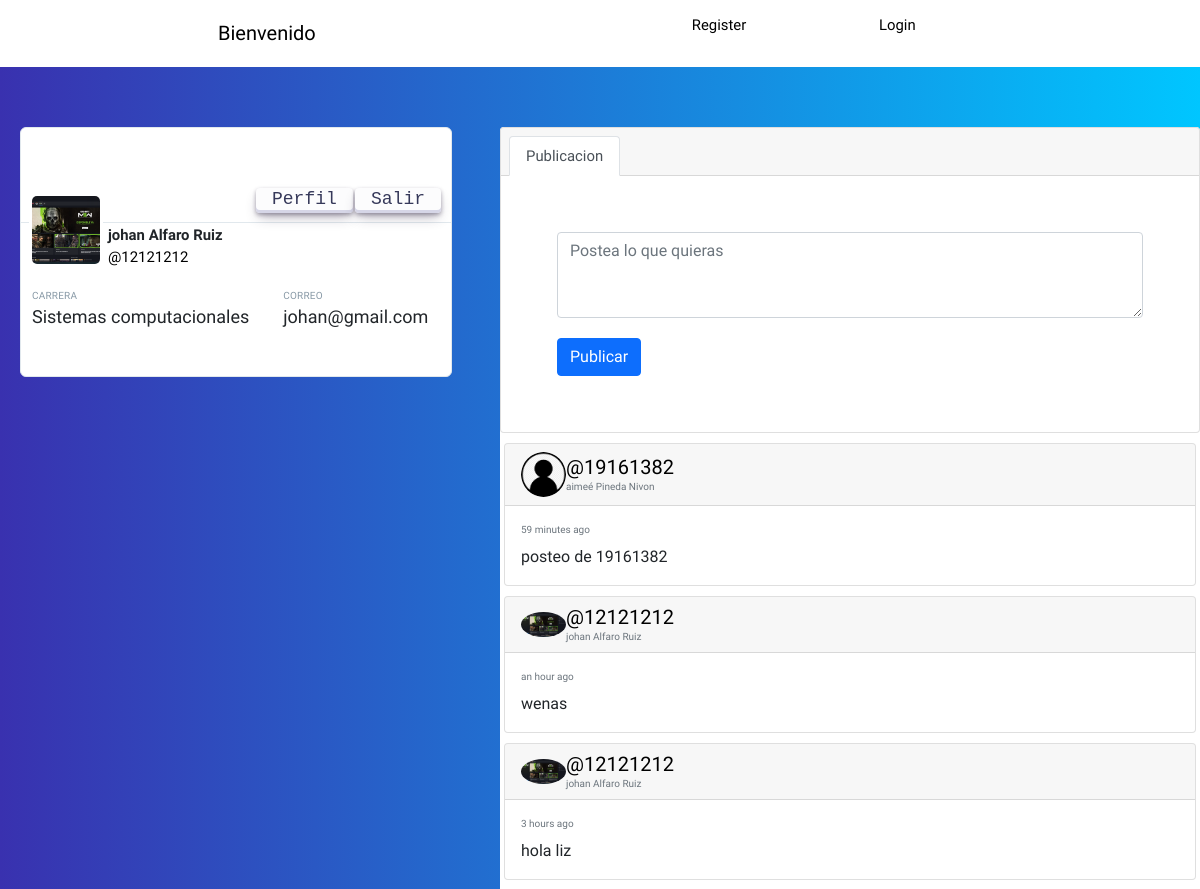
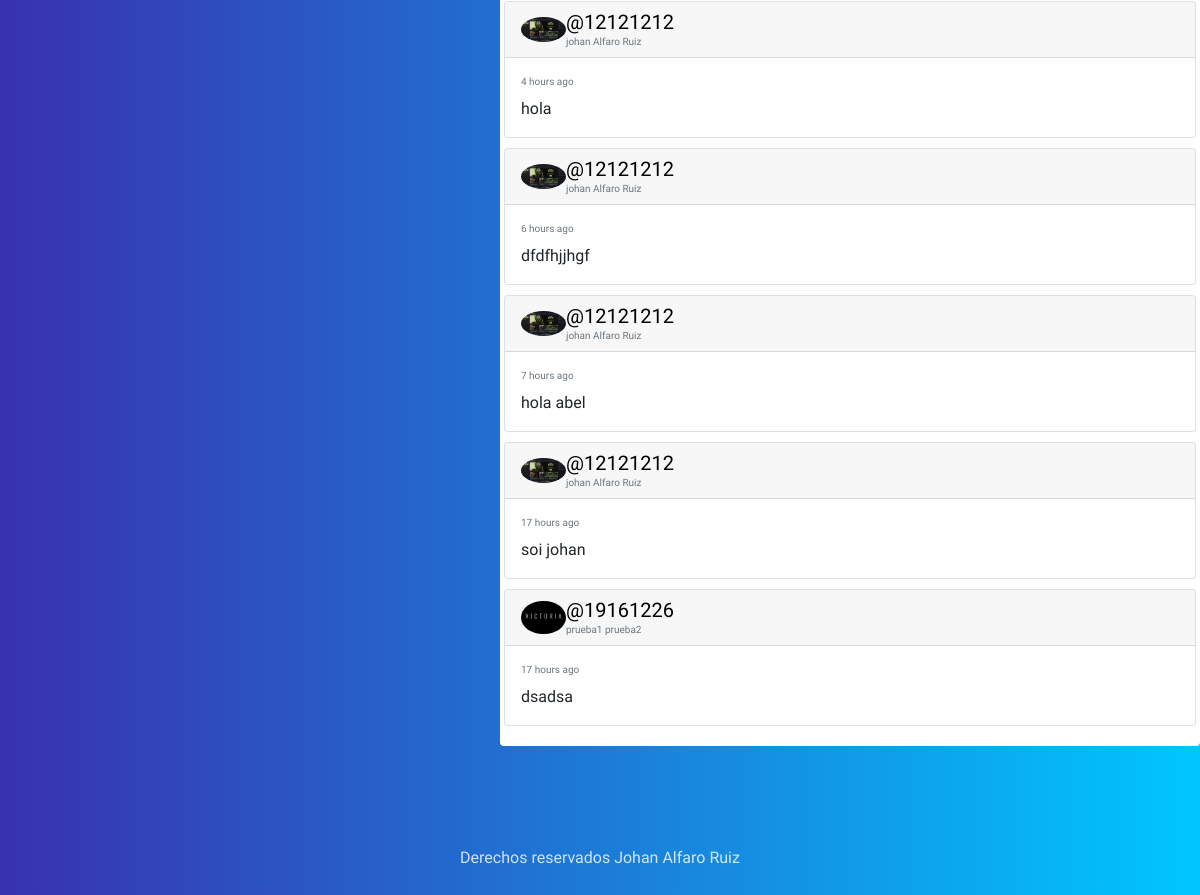
Screenshot of /feed/ (signed in) with the database file from the repository (2 pictures, top to bottom).
### social/models.py (models this page shows, shortened)
class Profile(models.Model):
    user=models.OneToOneField(User,on_delete=models.CASCADE)
    imagen=models.ImageField(upload_to='Profile',null=True,blank=True)

class Post(models.Model):
    user=models.ForeignKey(User,on_delete=models.CASCADE,related_name='posts')
    fecha=models.DateTimeField(default=timezone.now)
    contenido=models.TextField()
    class Meta:
        ordering=['-fecha']

### social/views.py (the view)
# urls.py: path('feed/',views.feed, name='feed'),
def  feed(request):
    posts=Post.objects.all()
    return render(request,'social/feed.html',{"posts":posts})

### social/templates/social/feed.html (shortened to what this page needs)
{% extends 'social/layout.html' %}
{% load humanize %}
{% load static %}
{% block content %}
{% if user.is_authenticated %}
	<div style="display: flex; flex-direction: row;">
		<div class="twPc-div" style="width: 100%; margin-top: 5%; margin-left: 20px; margin-right: 0;">
			<a class="twPc-bg twPc-block"></a>
			<div>
				<div class="twPc-button" style="margin-bottom: 10px;" >
					<a href="{% url 'profile' user.username  %} " class="button-30">Perfil</a>
					<a href="{% url 'cerrar' %}" class="button-30">Salir</a>
				</div>
				<a title="user" class="twPc-avatarLink">
					<img alt="" src="{{user.profile.imagen.url}}" class="twPc-avatarImg">
				</a>
				<div class="twPc-divUser">
					<div class="twPc-divName">
						<a href="{% url 'profile' user.username  %}">{{user.first_name}} {{user.last_name}}</a>
					</div>
					<span>
						<a href="{% url 'profile' user.username  %}">@<span>{{user.username}}</span></a>
					</span>
				</div>
				<div class="twPc-divStats" style="margin-top: 10px;">
					<ul class="twPc-Arrange">
						<li class="twPc-ArrangeSizeFit">
								<span class="twPc-StatLabel twPc-block">Carrera</span>
								<span class="twPc-StatValue">Sistemas computacionales</span>
						</li>
						<li class="twPc-ArrangeSizeFit">
								<span class="twPc-StatLabel twPc-block">Correo</span>
								<span class="twPc-StatValue">{{user.email}}</span>
						</li>
					</ul>
				</div>
			</div>
		</div>
		<div class="main" style="margin-left:4%;">
			<div class="card gedf-card">
				<div class="card-header">
					<ul class="nav nav-tabs card-header-tabs" id="myTab" role="tablist">
						<li class="nav-item">
							<a class="nav-link active" id="posts-tab" data-toggle="tab" href="#posts" role="tab" aria-controls="posts" aria-selected="true">Publicacion
								</a>
						</li>
					</ul>
				</div>
				<form action="/post/"method="POST">
				<div class="card-body">
					<div class="tab-content" id="myTabContent">
						<div class="tab-pane fade show active" id="posts" role="tabpanel" aria-labelledby="posts-tab">
							<div class="form-group">
								<textarea class="form-control" name="contenido" id="contenido" rows="3" placeholder="Postea lo que quieras"></textarea>
							</div>
						</div>
					</div>
					<div class="btn-toolbar justify-content-between">
						<div class="btn-group">
							<button type="submit" class="btn btn-primary">Publicar</button>
						</div>
					</div>
				</div>
			</form>
			</div>
{% endif %}
{% for post in posts %}
<div class="card gedf-card" style="margin-top: 10px; margin-left: 4px; margin-right: 4px;">
	<div class="card-header">
		<div class="d-flex justify-content-between align-items-center">
			<div class="d-flex justify-content-between align-items-center">
				<div class="mr-2">
					<img class="rounded-circle" width="45" src="{{post.user.profile.imagen.url}}" alt="">
				</div>
				<div class="ml-2">
					<a href="{%url 'profile' post.user.username %}" class="h5 m-0">@{{post.user.username}}</a>
					<div class="h7 text-muted">{{post.user.first_name}} {{post.user.last_name}}</div>
				</div>
			</div>
		</div>
	</div>
	<div class="card-body">
		<div class="text-muted h7 mb-2"> {{post.fecha|naturaltime}}</div>
		<p class="card-text">
			{{post.contenido}}
		</p>
	</div>
</div>
{% endfor %}
{% endblock %}

### social/static/style.css (style rules this page uses)
body { background: -webkit-linear-gradient(left, #3931af, #00c6ff); font-size: 62.5%; font-family: 'Varela Round', Helvetica, Arial, serif; }
p { font-size: 1rem; }
button { font-size: 1rem; color: white; padding: 0.4rem 1.4rem; border: none; background: #7A9D96; border-radius: 4px; cursor: pointer; }
img { object-fit: cover; }
a { font-size: .93rem; text-decoration: none; color: black; }
.main { background: white; width: 60%; margin: 5% auto; border-radius: 4px; padding-bottom: 20px; }
form { margin: 0; padding: 40px; font-size: 1rem; }
textarea { width: 100%; border: 0; border-bottom: 2px solid #D3D8DC; outline: 0; background: #fff; padding: 20px 0 4px; margin: 0 0 20px; color: #777B7E; }

### social/static/profileFeed.css (style rules this page uses)
.twPc-div { background: #fff none repeat scroll 0 0; border: 1px solid #e1e8ed; border-radius: 6px; height: 250px; max-width: 432px; position: sticky; top: 20px; }
.twPc-bg { background-image: url("https://pbs.twimg.com/profile_banners/50988711/1384539792/600x200"); background-position: 0 50%; background-size: 100% auto; border-bottom: 1px solid #e1e8ed; border-radius: 4px 4px 0 0; height: 95px; width: 100%; }
.twPc-block { display: block !important; }
.twPc-button { margin: -35px -10px 0; text-align: right; width: 100%; }
.twPc-avatarLink { background-color: #fff; border-radius: 6px; display: inline-block !important; float: left; margin: -30px 5px 0 8px; max-width: 100%; padding: 1px; vertical-align: bottom; }
.twPc-avatarImg { border: 2px solid #fff; border-radius: 7px; box-sizing: border-box; color: #fff; height: 72px; width: 72px; }
.twPc-divUser { margin: 5px 0 0; }
.twPc-divName { font-size: 18px; font-weight: 700; line-height: 21px; }
.twPc-divName a { color: inherit !important; }
.twPc-divStats { margin-left: 11px; padding: 10px 0; }
.twPc-Arrange { box-sizing: border-box; display: table; margin: 0; min-width: 100%; padding: 0; table-layout: auto; }
ul.twPc-Arrange { list-style: outside none none; margin: 0; padding: 0; }
.twPc-ArrangeSizeFit { display: table-cell; padding: 0; vertical-align: top; }
.twPc-StatValue { display: block; font-size: 18px; font-weight: 500; transition: color 0.15s ease-in-out 0s; }
.twPc-StatLabel { color: #8899a6; font-size: 10px; letter-spacing: 0.02em; overflow: hidden; text-transform: uppercase; transition: color 0.15s ease-in-out 0s; }
.button-30 { align-items: center; appearance: none; background-color: #FCFCFD; border-radius: 4px; border-width: 0; box-shadow: rgba(45, 35, 66, 0.4) 0 2px 4px,rgba(45, 35, 66, 0.3) 0 7px 13px -3px,#D6D6E7 0 -3px 0 inset; box-sizing: border-box; color: #36395A; cursor: pointer; display: inline-flex; font-family: "JetBrains Mono",monospace; height: 25px; justify-content: center; line-height: 1; list-style: none; overflow: hidden; padding-left: 16px; padding-right: 16px; padding-bottom: 4px; position: relative; text-align: left; text-decoration: none; transition: box-shadow .15s,transform .15s; user-select: none; -webkit-user-select: none; touch-action: manipulation; white-space: nowrap; will-change: box-shadow,transform; font-size: 18px; }

### rows the page displays
Post: user.profile.imagen (picture), user.username "19161382", user.first_name "aimeé", user.last_name "Pineda Nivon", fecha "59 minutes ago", contenido "posteo de 19161382"
Post: user.profile.imagen (picture), user.username "12121212", user.first_name "johan", user.last_name "Alfaro Ruiz", fecha "an hour ago", contenido "wenas"
Post: user.profile.imagen (picture), user.username "12121212", user.first_name "johan", user.last_name "Alfaro Ruiz", fecha "3 hours ago", contenido "hola liz"
Post: user.profile.imagen (picture), user.username "12121212", user.first_name "johan", user.last_name "Alfaro Ruiz", fecha "4 hours ago", contenido "hola"
Post: user.profile.imagen (picture), user.username "12121212", user.first_name "johan", user.last_name "Alfaro Ruiz", fecha "6 hours ago", contenido "dfdfhjjhgf"
Post: user.profile.imagen (picture), user.username "12121212", user.first_name "johan", user.last_name "Alfaro Ruiz", fecha "7 hours ago", contenido "hola abel"
Post: user.profile.imagen (picture), user.username "12121212", user.first_name "johan", user.last_name "Alfaro Ruiz", fecha "17 hours ago", contenido "soi johan"
Post: user.profile.imagen (picture), user.username "19161226", user.first_name "prueba1", user.last_name "prueba2", fecha "17 hours ago", contenido "dsadsa"

### other values shown
{{ user.first_name }} "johan"
{{ user.last_name }} "Alfaro Ruiz"
{{ user.username }} "12121212"
{{ user.email }} "johan@gmail.com"
